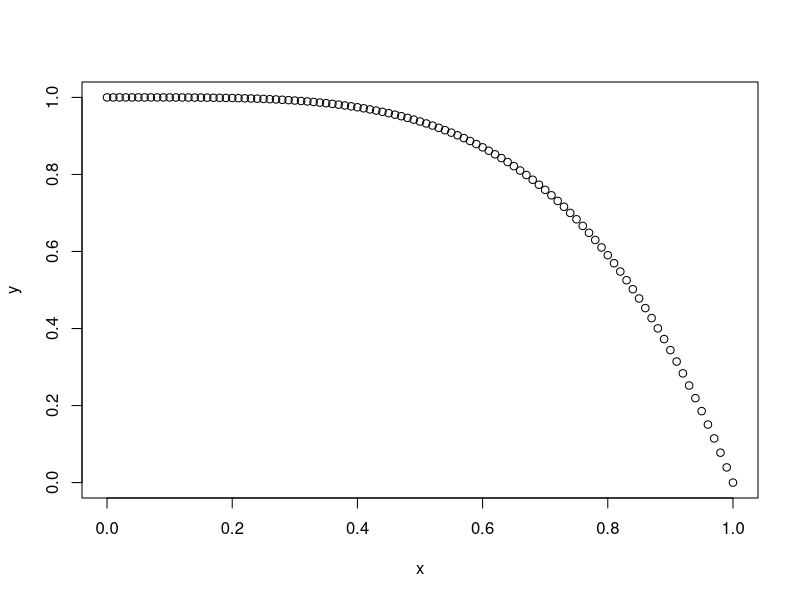
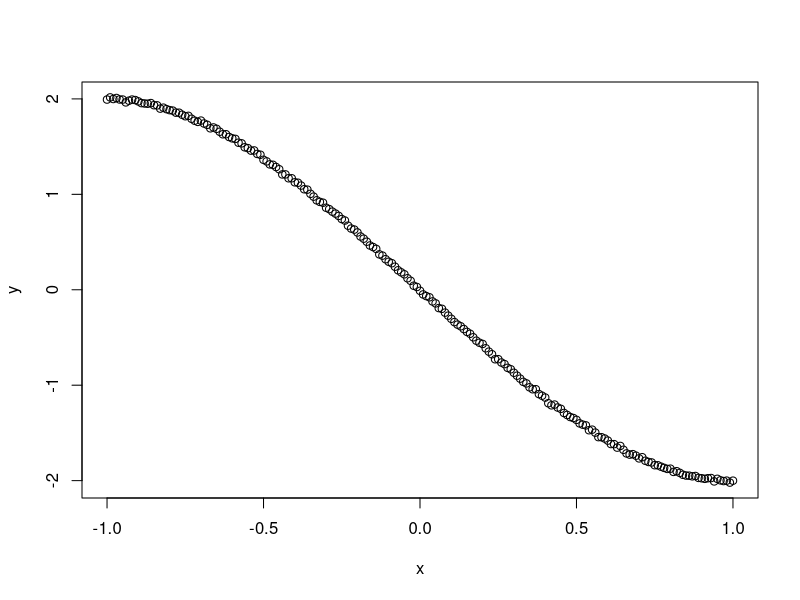
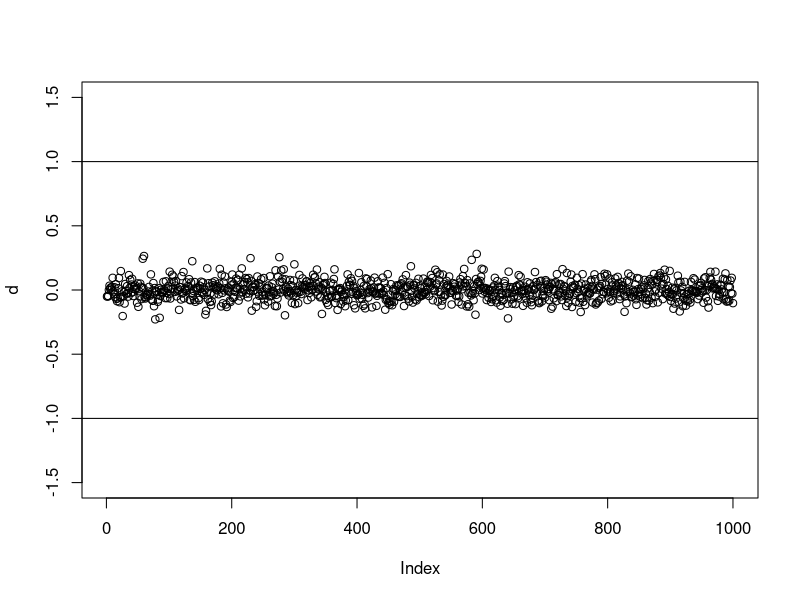

R code for these plots, in order:
# 2-1
x <- seq(0, 1, by=0.01)
y <- 1 - x ^ 4
plot(x, y)
cor(x, y)
cor(x, y, method="spearman")
cor(x, y, method="kendall")

# 2-2
c1 <- 100
c2 <- 200
cor(x, y)
cor(x, y, method="spearman")
cor(x, y, method="kendall")
cor(c1*x, c2*y)
cor(c1*x, c2*y, method="spearman")
cor(c1*x, c2*y, method="kendall")

# 2-6
x <- seq(-1, 1, by=0.01)
y <- x^3 - 3*x + rnorm(length(x), 0, 0.01)
plot(x, y)
cor(x, y)

# 2-7
M <- 20
N <- 1000
d <- numeric(N)
for(i in 1:N) {
  x <- runif(M)
  y <- runif(M)
  tau <- cor(x, y, method='kendall')
  rho <- cor(x, y, method='spearman')
  d[i] <- 3*tau-2*rho
}
plot(d, ylim=c(-1.5, 1.5))
abline(h=-1)
abline(h=1)
